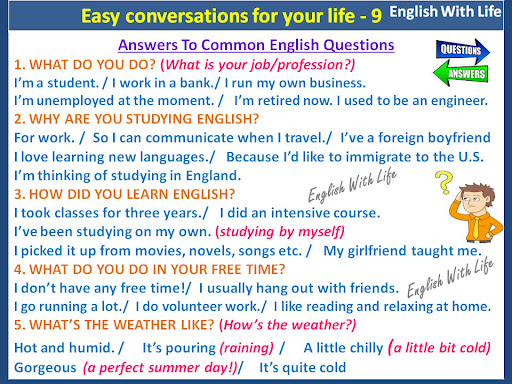
#> input picture INPUT IMAGES/img1.png, 512 x 384 px, found by its file name
$ python main3.py
#> lines starting #> are read from the running program, lines starting #| are printed output that depends on the picture; after the words box and inside, x2 and y2 are one past the last pixel; in counts of white or black regions, pixels touching at a corner belong together
import cv2
import pytesseract
import numpy as np
import os
import re

# ==================================================
# PATH CONFIGURATION
# ==================================================
pytesseract.pytesseract.tesseract_cmd = (
    r"C:\Users\VGMan\AppData\Local\Programs\Tesseract-OCR\tesseract.exe"
)

IMAGE_PATH = r"C:\Users\VGMan\Downloads\Handwritten_OCR_QA\images\img1.png"
OUTPUT_FOLDER = r"C:\Users\VGMan\Downloads\Handwritten_OCR_QA\outputs"

RAW_TEXT_FILE = os.path.join(OUTPUT_FOLDER, "raw_ocr_text.txt")
QA_OUTPUT_FILE = os.path.join(OUTPUT_FOLDER, "qa_pairs.txt")

os.makedirs(OUTPUT_FOLDER, exist_ok=True)


# ==================================================
# IMAGE PREPROCESSING
# ==================================================
def preprocess_image(image_path):
    img = cv2.imread(image_path)
#> img is the input picture: shape (384, 512, 3); mean B, G, R 222.9, 215.4, 210.2

    if img is None:
        raise FileNotFoundError("Image not found")

    # Upscale for better OCR
    img = cv2.resize(img, None, fx=2, fy=2, interpolation=cv2.INTER_CUBIC)
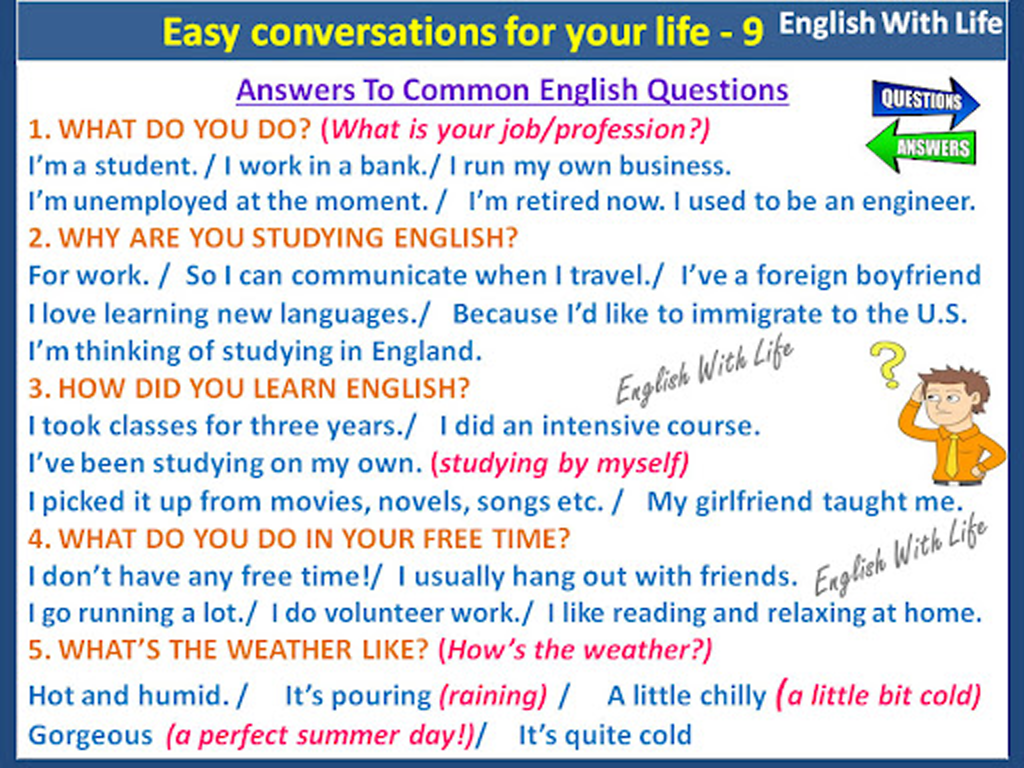
#> img: shape (768, 1024, 3); mean B, G, R 222.6, 214.8, 209.8

    gray = cv2.cvtColor(img, cv2.COLOR_BGR2GRAY)
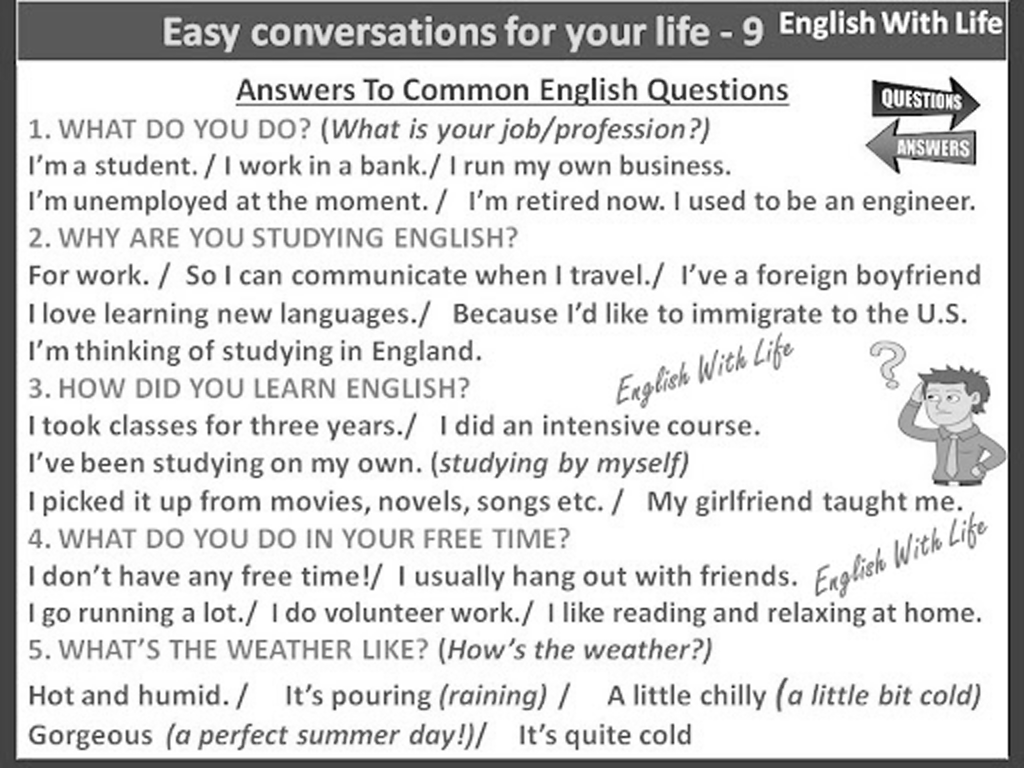
#> gray: shape (768, 1024); min 0, max 255, mean 214.2

    # Noise reduction
    gray = cv2.medianBlur(gray, 3)

    # Adaptive thresholding
    thresh = cv2.adaptiveThreshold(
        gray,
        255,
        cv2.ADAPTIVE_THRESH_GAUSSIAN_C,
        cv2.THRESH_BINARY,
        31,
        10
    )
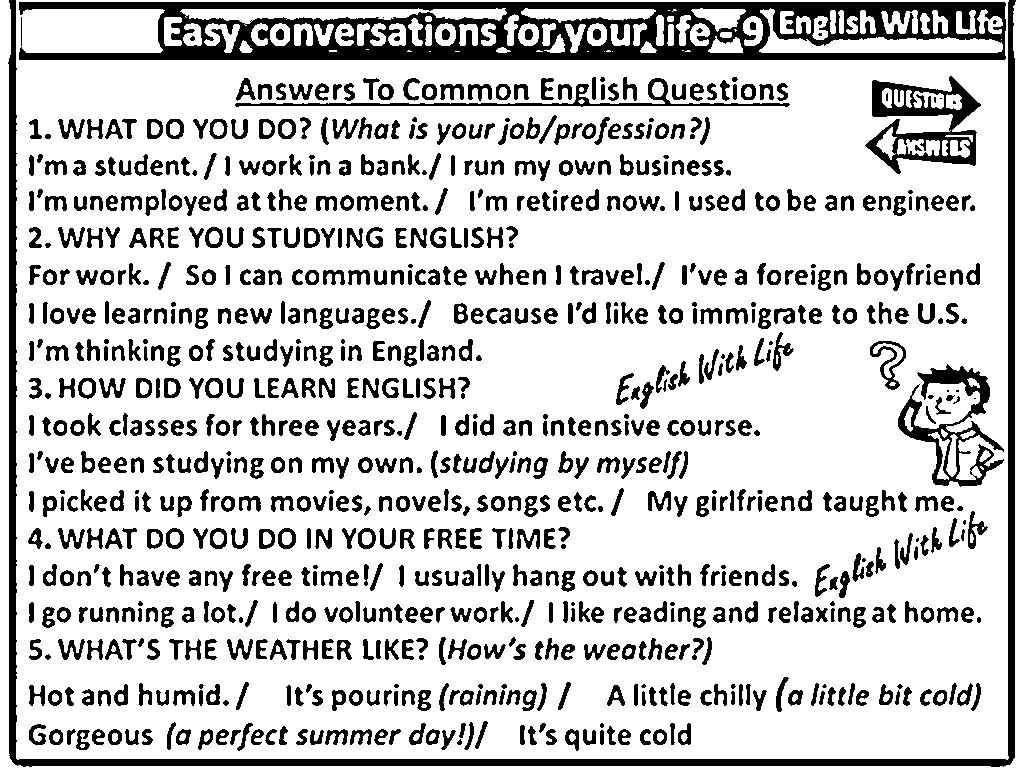
#> thresh: shape (768, 1024); 79.5% white; 934 black regions (54 under 20 px), largest, box (x1, y1, x2, y2) and area: (19, 2, 1006, 60) 30358, (8, 0, 1016, 767) 17530, (865, 76, 981, 174) 4225

    return thresh


# ==================================================
# OCR FUNCTION
# ==================================================
def extract_text(image_path):
    processed = preprocess_image(image_path)

    config = "--oem 3 --psm 6 -c preserve_interword_spaces=1"
    text = pytesseract.image_to_string(processed, config=config)

    return text


# ==================================================
# QUESTION–ANSWER SEPARATION (RULE-BASED)
# ==================================================
# [54 lines left out: function split_qa, not called in this run]


# ==================================================
# MAIN EXECUTION
# ==================================================
def main():
    print("📸 Processing image:", IMAGE_PATH)

    raw_text = extract_text(IMAGE_PATH)

    # Save raw OCR output
    with open(RAW_TEXT_FILE, "w", encoding="utf-8") as f:
        f.write(raw_text)

    print("📝 Raw OCR saved")

    qa_pairs = split_qa(raw_text)

    # Save structured Q&A
    with open(QA_OUTPUT_FILE, "w", encoding="utf-8") as f:
        for qa in qa_pairs:
            f.write(qa + "\n")

    print("✅ Q&A extraction completed")
    print("📄 Outputs saved in:", OUTPUT_FOLDER)


# ==================================================
if __name__ == "__main__":
    main()
#> (the call stopped at in extract_text, `text = pytesseract.image_to_string(processed, config=config)`: pytesseract is not available in this run)

$ run again, with INPUT IMAGES/img2.jpg saved as INPUT IMAGES/img1.png
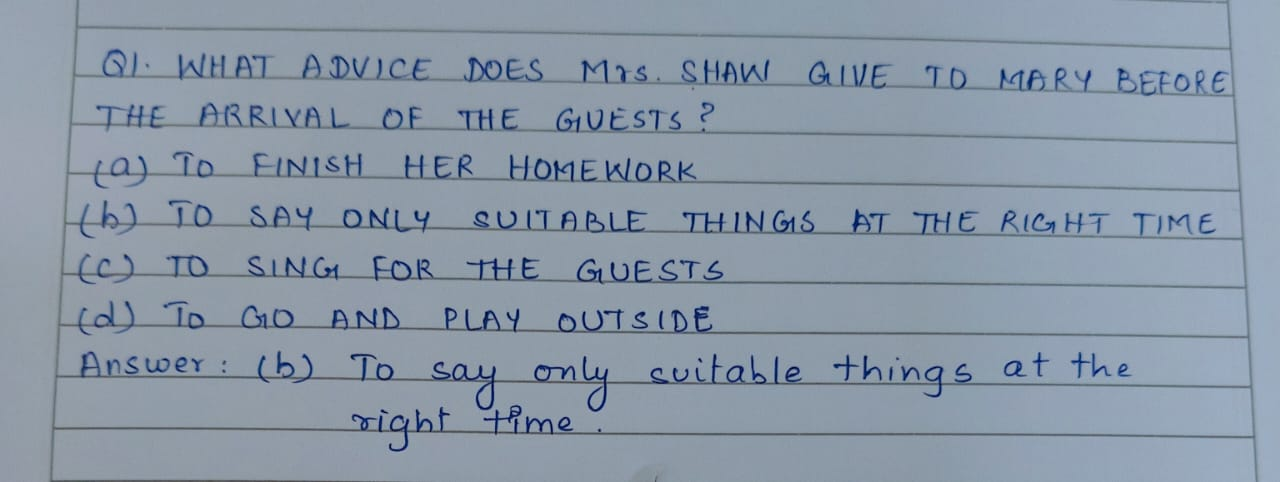
#> input picture INPUT IMAGES/img2.jpg, 1280 x 482 px, found by its file name
#> in preprocess_image, img is the input picture: shape (482, 1280, 3); mean B, G, R 167.1, 151.7, 138.1
#> img: shape (964, 2560, 3)
#> in preprocess_image, `gray = cv2.cvtColor(img, cv2.COLOR_BGR2GRAY)`:
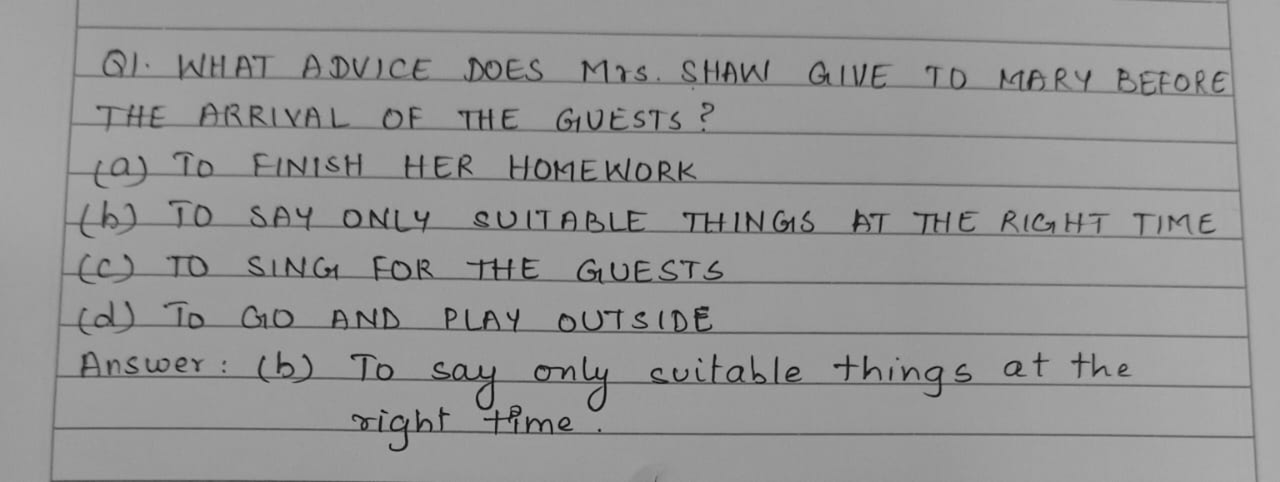
#> gray: shape (964, 2560) (shown at 1/2 size); min 4, max 178, mean 149.4
#> in preprocess_image, `thresh = cv2.adaptiveThreshold( gray, 255, cv2.ADAPTIVE_THRESH_GAUSSIA..`:
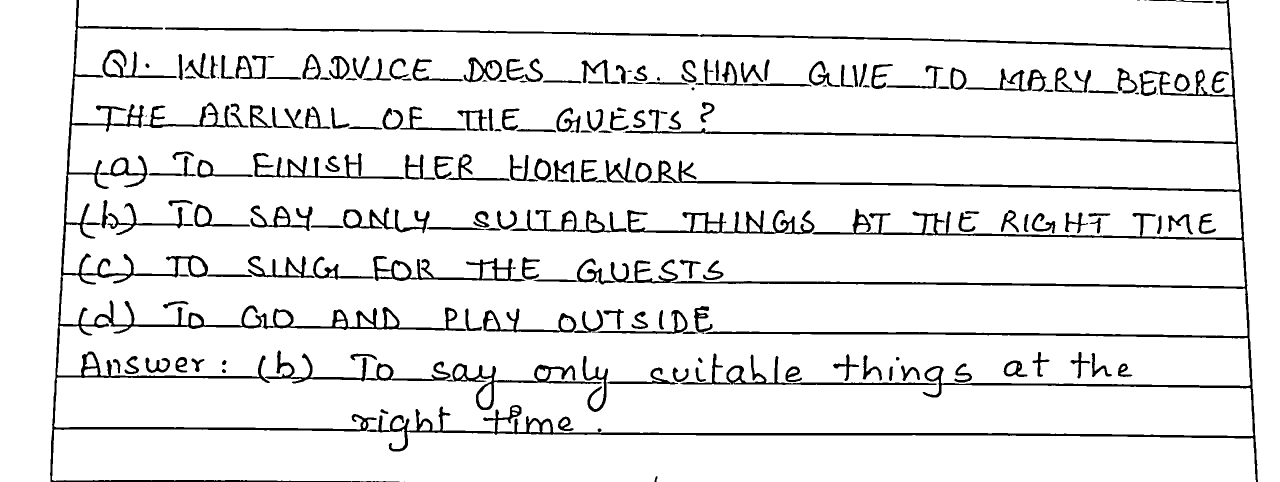
#> thresh: shape (964, 2560) (shown at 1/2 size); 91.8% white; 198 black regions (14 under 20 px), largest, box (x1, y1, x2, y2) and area: (330, 0, 2516, 964) 61011, (100, 0, 932, 964) 28831, (1254, 420, 1629, 469) 4960
